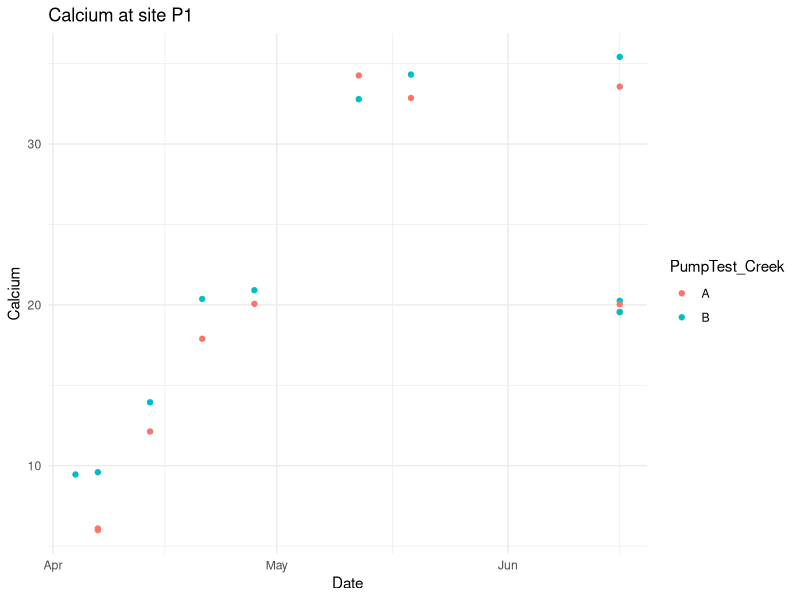
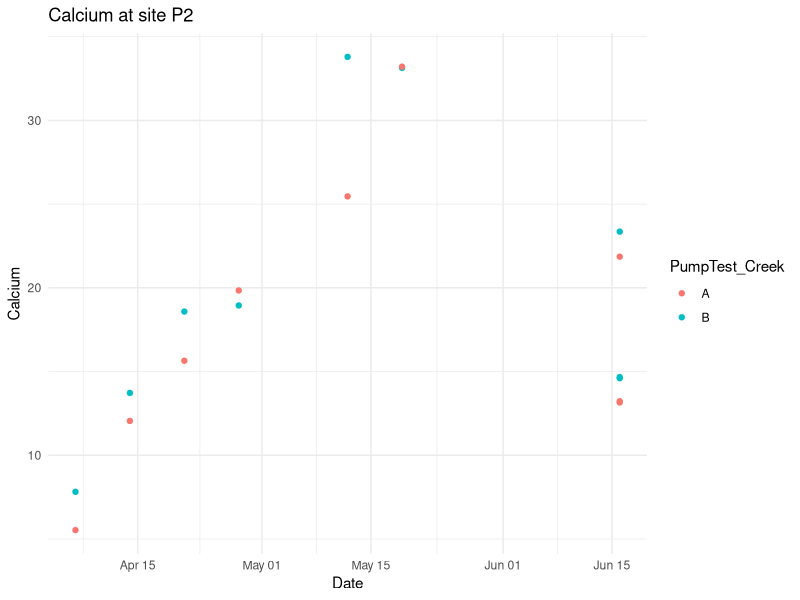
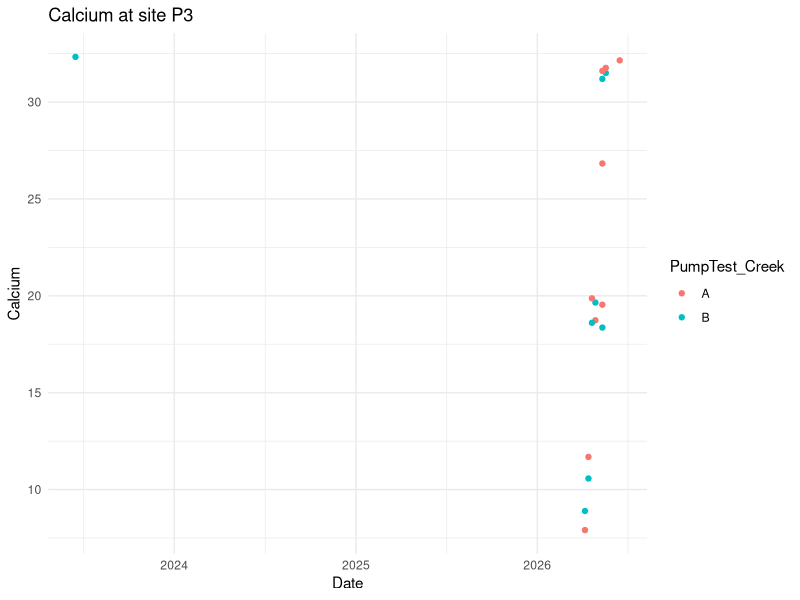
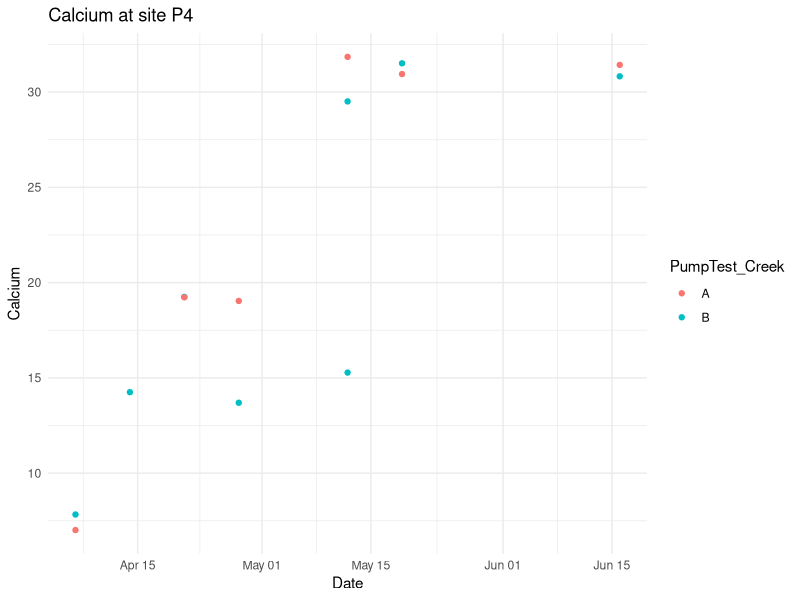
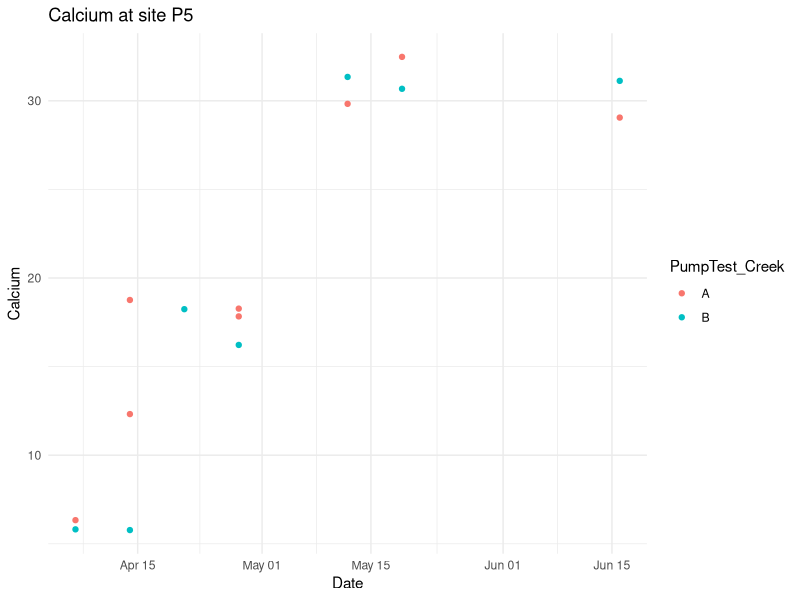
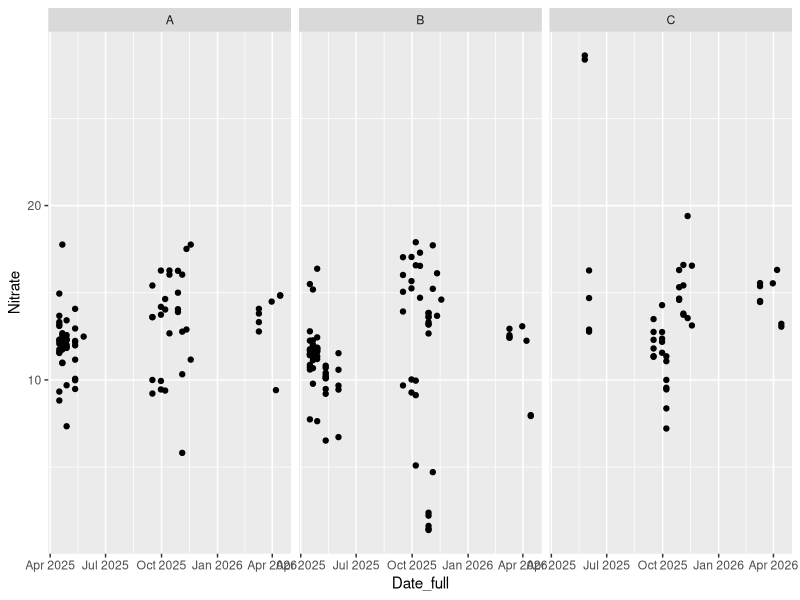
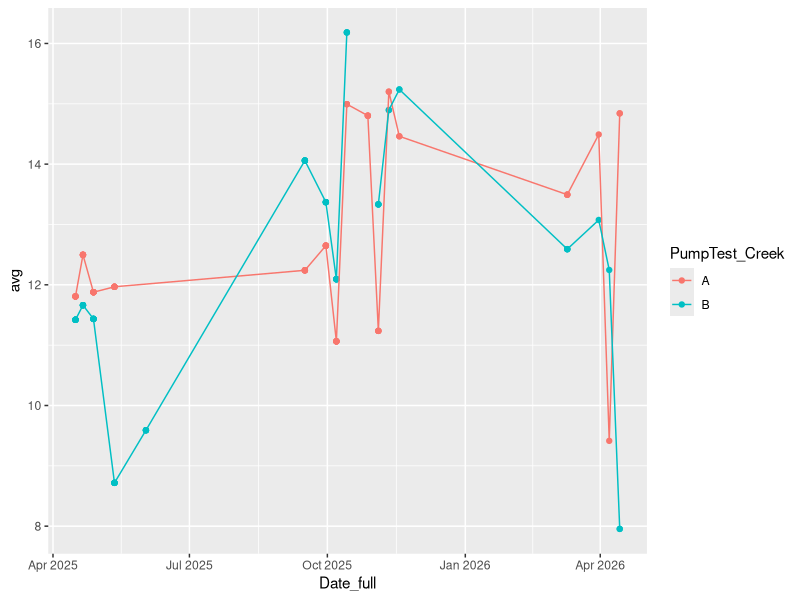
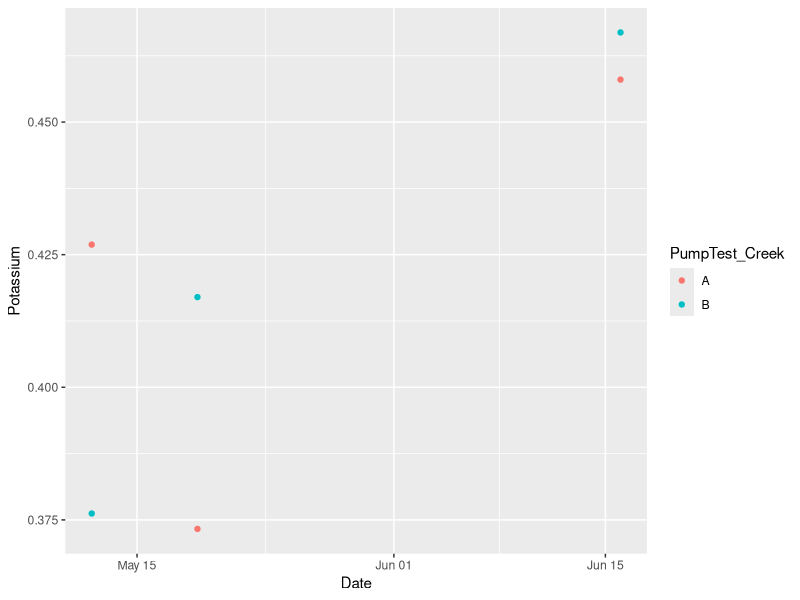

Generate these figures, in order, with R:
library(tidyverse)
library(lubridate)
library(RColorBrewer)

cations = read_csv("Creek and Well Cations - Sheet1.csv")

cations = cations %>% 
  mutate(
    MeasurementDate = mdy(MeasurementDate), 
    Date = mdy(Date),
    Calcium = as.numeric(Calcium), Magnesium = as.numeric(Magnesium), Potassium = as.numeric(Potassium), Sodium = as.numeric(Sodium) 
  )

anions = read_csv("Creek and Well Anion Data - newdatasorted.csv")
anions = anions %>% 
  mutate(
    MeasurementDate = mdy(MeasurementDate),
    Date_full = mdy(paste(Month, Day, Year, sep = " ")),
    Nitrate = as.numeric(Nitrate), Flouride = as.numeric(Flouride), Chloride = as.numeric(Chloride)
  )

for(num in seq_along(1:5)) {
  site = paste0("P", num)
  p = cations %>% 
    filter(str_detect(Well, site), PumpTest_Creek != "C") %>%
    # drop_na() %>% 
    ggplot(aes(x = Date, y = Calcium, color = PumpTest_Creek)) + 
    geom_point() +
    # geom_line() +
    theme_minimal() +
    labs(title = paste0("Calcium at site ", site))
  print(p)
}




num = 1
site = paste0("P", num)
plot = anions %>%
  select(-c(Phosphate, Bromide, Nitrite)) %>% 
  drop_na() %>% 
  filter(Well == site) %>% 
  # group_by(PumpTest_Creek) %>%
  ggplot(aes(x = Date_full, y = Nitrate)) +
  geom_point() +
  facet_grid(~PumpTest_Creek)
print(plot)
plot1 = anions %>%
  select(-c(Phosphate, Bromide, Nitrite)) %>% 
  filter(Well == site, PumpTest_Creek != "C", SampleNum == 1) %>% 
  group_by(Date_full, PumpTest_Creek) %>% 
  mutate(avg = mean(Nitrate)) %>% 
  ggplot(aes(x = Date_full, y = avg, color = PumpTest_Creek)) +
  geom_point() +
  geom_line()
print(plot1)  

data = anions %>%
  select(-c(Phosphate, Bromide, Nitrite)) %>% 
  drop_na() %>% 
  filter(Well == site, PumpTest_Creek != "C", SampleNum == 1) %>% 
  group_by(Date_full)


# pal2 = brewer.pal(n = 4, "Set2")[1:10]
cations %>% 
  filter(str_detect(Well, "P1"), PumpTest_Creek != "C", Dilution == "1:1") %>% 
  ggplot(aes(x = Date, y = Potassium, color = PumpTest_Creek)) + 
  geom_point()

anions %>% 
  filter(!is.na(SampleNum), PumpTest_Creek != "C") %>%
  drop_na() %>% 
  # group_by(Well, Date) %>% 
  # summarize(avg = mean(Flouride)) %>% 
  ggplot(aes(x = Date, y = Flouride, color = Well)) +
  geom_point() + 
  # geom_line() +
  # scale_color_manual(values = pal2) +
  theme_bw()
